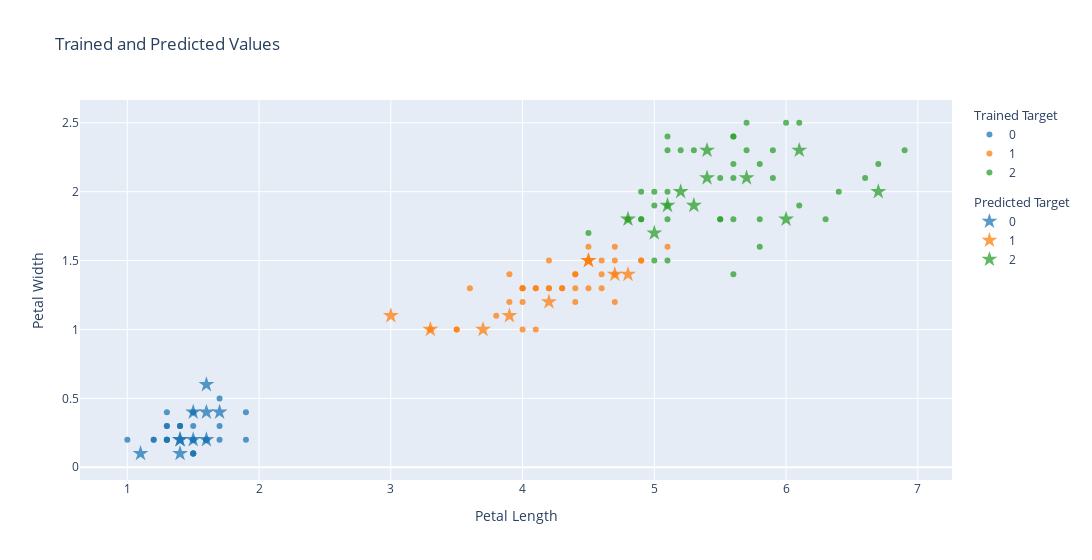

The code cell stored with this chart in its notebook:
### Markdown cell above
### Inspect the Predictions

Howso Engine has high accuracy even on small datasets.

### Code cell
train_data = train_data.astype({"target": str})
predicted_data = pd.concat([new_data.reset_index(drop=True).drop(columns="target"), reaction["action"]], axis=1)
predicted_data = predicted_data.astype({"target": str})

cmap = px.colors.qualitative.D3
fig = go.Figure()
for label, group in train_data.groupby("target"):
    fig.add_trace(go.Scatter(
        x=group["petal-length"],
        y=group["petal-width"],
        mode="markers",
        name=label,
        marker=dict(color=cmap[int(label)], opacity=0.75),
        legendgroup="trained",
        legendgrouptitle_text="Trained Target",
    ))

for label, group in predicted_data.groupby("target"):
    fig.add_trace(go.Scatter(
        x=group["petal-length"],
        y=group["petal-width"],
        mode="markers",
        marker=dict(size=12, symbol="star", color=cmap[int(label)], opacity=0.75),
        name=label,
        legendgroup="predicted",
        legendgrouptitle_text="Predicted Target",
        hovertext=group.index,
    ))

fig.update_layout(
    xaxis_title="Petal Length",
    yaxis_title="Petal Width",
    width=1250,
    title="Trained and Predicted Values"
)
fig.show()

### Figure 1 — Plotly figure (JSON) as saved in the notebook; plotly's stock layout.template omitted (floating-point values rounded to 4 significant figures)
{"data": [{"legendgroup": "trained", "legendgrouptitle": {"text": "Trained Target"}, "marker": {"color": "#1F77B4", "opacity": 0.75}, "mode": "markers", "name": "0", "type": "scatter", "x": [1.2, 1.5, 1.5, 1.6, 1.4, 1.6, 1.3, 1.4, 1.7, 1.4, 1.9, 1.5, 1.3, 1.4, 1.9, 1.5, 1.3, 1.3, 1.5, 1.3, 1, 1.6, 1.6, 1.3, 1.4, 1.4, 1.7, 1.3, 1.5, 1.5, 1.4, 1.5, 1.5, 1.5, 1.4, 1.7, 1.2, 1.5, 1.5, 1.4], "y": [0.2, 0.1, 0.2, 0.2, 0.2, 0.2, 0.2, 0.3, 0.3, 0.2, 0.4, 0.1, 0.4, 0.2, 0.2, 0.4, 0.3, 0.3, 0.3, 0.2, 0.2, 0.2, 0.2, 0.2, 0.3, 0.3, 0.2, 0.2, 0.1, 0.2, 0.2, 0.2, 0.1, 0.2, 0.2, 0.5, 0.2, 0.2, 0.4, 0.2]}, {"legendgroup": "trained", "legendgrouptitle": {"text": "Trained Target"}, "marker": {"color": "#FF7F0E", "opacity": 0.75}, "mode": "markers", "name": "1", "type": "scatter", "x": [3.8, 5.1, 4, 3.6, 4.2, 3.9, 4.1, 4.9, 4.3, 4.6, 4.5, 4.7, 4.1, 4.4, 4.2, 4.7, 4.6, 4.3, 4.9, 3.5, 4.8, 4.7, 4.7, 4, 4, 4, 4.4, 4.1, 3.5, 4.4, 4.4, 4.6, 3.9, 4.5, 3.3, 4.5, 4.2, 4.5, 4, 4.5], "y": [1.1, 1.6, 1.3, 1.3, 1.3, 1.4, 1.3, 1.5, 1.3, 1.5, 1.6, 1.5, 1.3, 1.4, 1.5, 1.4, 1.3, 1.3, 1.5, 1, 1.8, 1.2, 1.6, 1.2, 1, 1.3, 1.4, 1, 1, 1.2, 1.3, 1.4, 1.2, 1.5, 1, 1.3, 1.3, 1.5, 1.3, 1.5]}, {"legendgroup": "trained", "legendgrouptitle": {"text": "Trained Target"}, "marker": {"color": "#2CA02C", "opacity": 0.75}, "mode": "markers", "name": "2", "type": "scatter", "x": [5.2, 5, 4.8, 6.7, 5.8, 5.6, 5.9, 5.1, 5.6, 5.1, 5.6, 5.1, 5.5, 6.4, 5.5, 6, 5.7, 4.9, 5.7, 4.5, 5.1, 6.3, 5.6, 6.1, 6.1, 4.9, 6.6, 5.5, 5.1, 5, 5.1, 5.9, 5, 5.6, 6.9, 5.3, 5.6, 5.8, 4.9, 5.8], "y": [2.3, 1.5, 1.8, 2.2, 1.6, 2.4, 2.1, 1.5, 1.8, 1.9, 2.4, 2.4, 1.8, 2, 2.1, 2.5, 2.5, 1.8, 2.3, 1.7, 2.3, 1.8, 1.4, 1.9, 2.5, 2, 2.1, 1.8, 1.8, 1.9, 2, 2.3, 2, 2.2, 2.3, 2.3, 2.1, 2.2, 1.8, 1.8]}, {"hovertext": [10, 11, 12, 13, 14, 25, 26, 27, 28, 29], "legendgroup": "predicted", "legendgrouptitle": {"text": "Predicted Target"}, "marker": {"color": "#1F77B4", "opacity": 0.75, "size": 12, "symbol": "star"}, "mode": "markers", "name": "0", "type": "scatter", "x": [1.1, 1.5, 1.6, 1.4, 1.4, 1.6, 1.7, 1.5, 1.4, 1.6], "y": [0.1, 0.4, 0.2, 0.2, 0.1, 0.6, 0.4, 0.2, 0.2, 0.4]}, {"hovertext": [5, 6, 7, 8, 9, 20, 21, 22, 23], "legendgroup": "predicted", "legendgrouptitle": {"text": "Predicted Target"}, "marker": {"color": "#FF7F0E", "opacity": 0.75, "size": 12, "symbol": "star"}, "mode": "markers", "name": "1", "type": "scatter", "x": [3.9, 3.3, 3, 4.5, 4.2, 3.7, 4.5, 4.8, 4.7], "y": [1.1, 1, 1.1, 1.5, 1.2, 1, 1.5, 1.4, 1.4]}, {"hovertext": [0, 1, 2, 3, 4, 15, 16, 17, 18, 19, 24], "legendgroup": "predicted", "legendgrouptitle": {"text": "Predicted Target"}, "marker": {"color": "#2CA02C", "opacity": 0.75, "size": 12, "symbol": "star"}, "mode": "markers", "name": "2", "type": "scatter", "x": [5.7, 5.3, 5.1, 5.4, 4.8, 5.4, 6, 6.1, 6.7, 5.2, 5], "y": [2.1, 1.9, 1.9, 2.3, 1.8, 2.1, 1.8, 2.3, 2, 2, 1.7]}], "layout": {"title": {"text": "Trained and Predicted Values"}, "width": 1250, "xaxis": {"title": {"text": "Petal Length"}}, "yaxis": {"title": {"text": "Petal Width"}}}}
